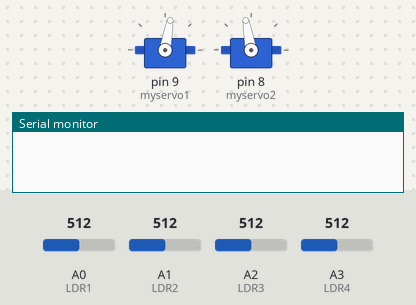
The sketch below on a simulated Arduino Uno, built with avr-gcc and run on an emulated ATmega328P. Shown: 2 × servo, the last lines printed to the serial monitor. Inputs (shaded band) come from the test bench; at power-on: A0 (LDR1) = 512, A3 (LDR4) = 512, A1 (LDR2) = 512, A2 (LDR3) = 512.

Above: at 1.2 s.
1.3 s: A0 (LDR1) set to 587
2.8 s: A0 (LDR1) set to 616
At 2.95 s:
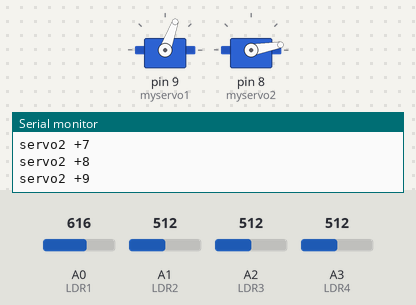
At 5.7 s:
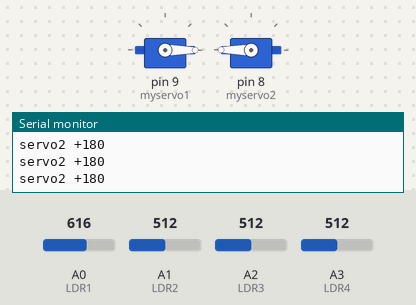
5.8 s: A3 (LDR4) set to 691
7.3 s: A3 (LDR4) set to 717
At 10.1 s:
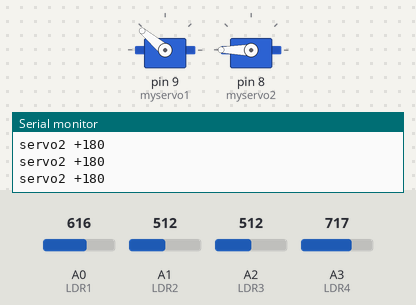
10.3 s: A1 (LDR2) set to 790
11.8 s: A1 (LDR2) set to 810
At 15.0 s:
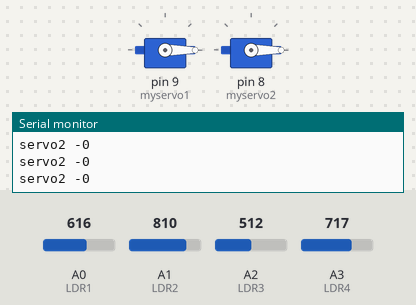
Timing chart, 0 to 15.8 s (numbered marks = the images above; inputs shaded):
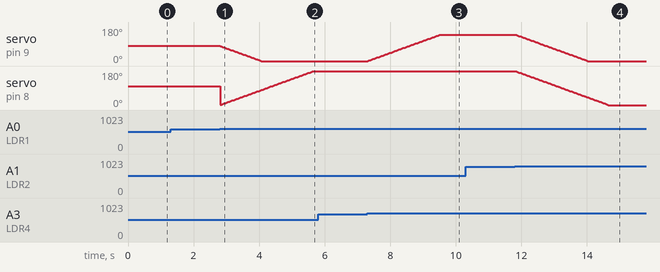

The sketch:

sketch_oct05a.ino
```cpp
#include <Servo.h>

Servo myservo1, myservo2;
int LDR1 = A0, LDR2 = A1, LDR3 = A2, LDR4 = A3;
int rRDL1 = 0, rRDL2 = 0, rRDL3 = 0, rRDL4 = 0;
int max1=0, max2=0, max3=0;
int ser1 = 80, ser2=0;

void setup() {
  myservo1.attach(9);
  myservo2.attach(8);

  Serial.begin(9600);
  myservo1.write(ser1);
  myservo2.write(100);
}

void loop() {

  rRDL1 = analogRead(LDR1) / 100;
  rRDL2 = analogRead(LDR2) / 100;
  rRDL3 = analogRead(LDR3) / 100;
  rRDL4 = analogRead(LDR4) / 100;

  max1 = max(rRDL1, rRDL2);
  max2 = max(rRDL3, rRDL4);
  max3 = max(max1, max2);

  //Serial.println(String(max3));
  //Serial.println(String(rRDL1) +", "+String(rRDL2) +", "+String(rRDL3) +", "+String(rRDL4));


  if(rRDL1<max3 && rRDL2<max3)
  {
    if(ser1<140)
      ser1+=1;
    myservo1.write(ser1);
  }
  if(rRDL3<max3 && rRDL4<max3)
  {
    if(ser1>0)
      ser1-=1;
    myservo1.write(ser1);
  }

  if(rRDL2<max3 && rRDL3<max3)
  {
    Serial.println("servo2 +" + String(ser2));
    if(ser2<180)
      ser2+=1;
    myservo2.write(ser2);
  }
  if(rRDL1<max3 && rRDL4<max3)
  {
    Serial.println("servo2 -" + String(ser2));
    if(ser2>0)
      ser2-=1;
    myservo2.write(ser2);

  }
  delay(15);


}
```

Measured:
- the behaviour switches between 599 and 600 on A0 (LDR1) (found by bisection; images 0 and 1)
- the behaviour switches between 699 and 700 on A3 (LDR4) (found by bisection; images 2 and 3)
- the behaviour switches between 799 and 800 on A1 (LDR2) (found by bisection; images 3 and 4)
- after the input at 1.3 s, every drawn part: stays the same
- after the input at 2.8 s, servo on pin 9 (myservo1): moves from 80° to 0° over 1.3 s, starting at once
- after the input at 7.3 s, servo on pin 9 (myservo1): moves from 0° to 140° over 2.2 s, starting at once
- after the input at 10.3 s, every drawn part: stays the same
- after the input at 11.8 s, servo on pin 9 (myservo1): moves from 140° to 0° over 2.2 s, starting at once; servo on pin 8 (myservo2): moves from 180° to 0° over 2.8 s, starting at once
